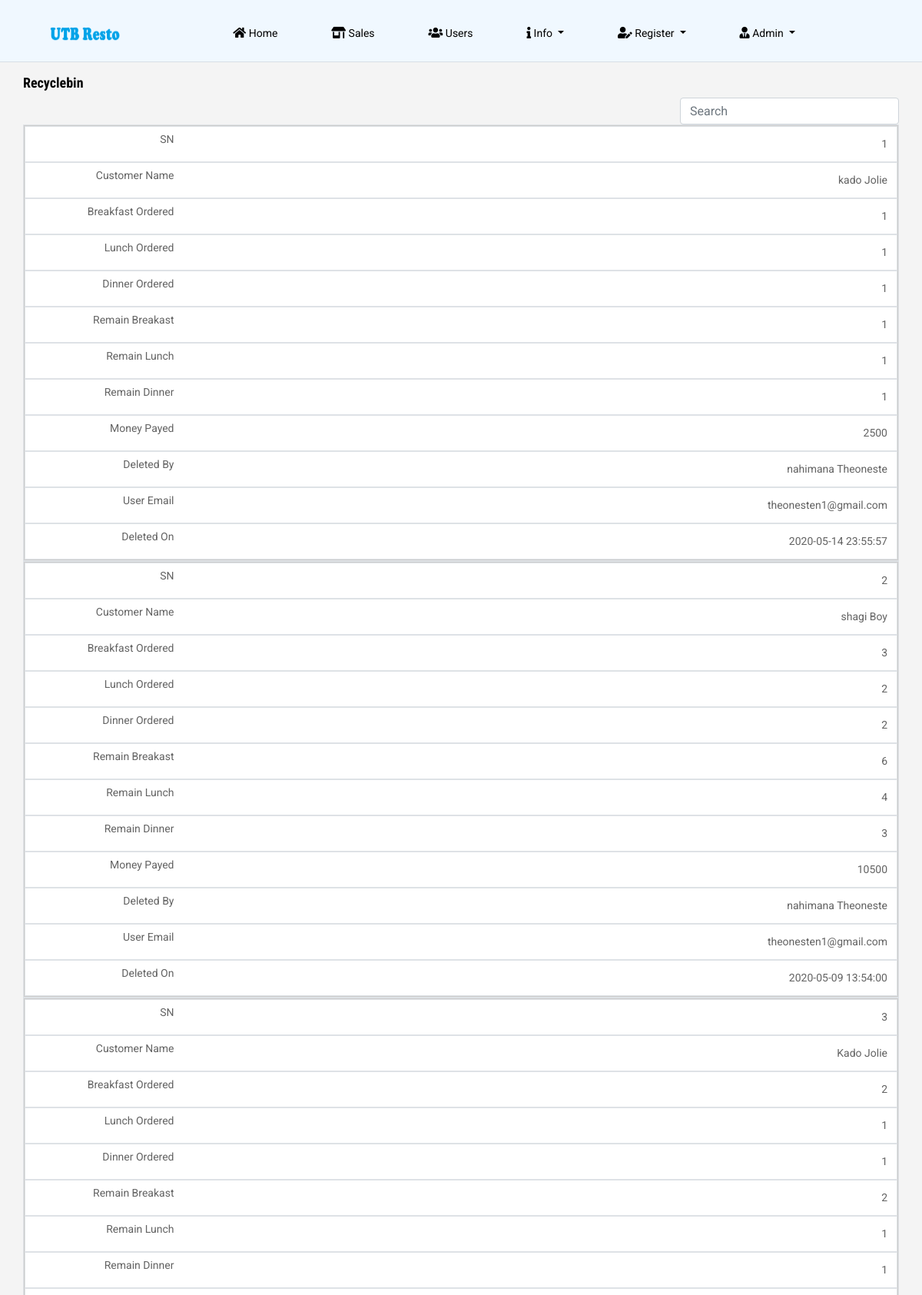
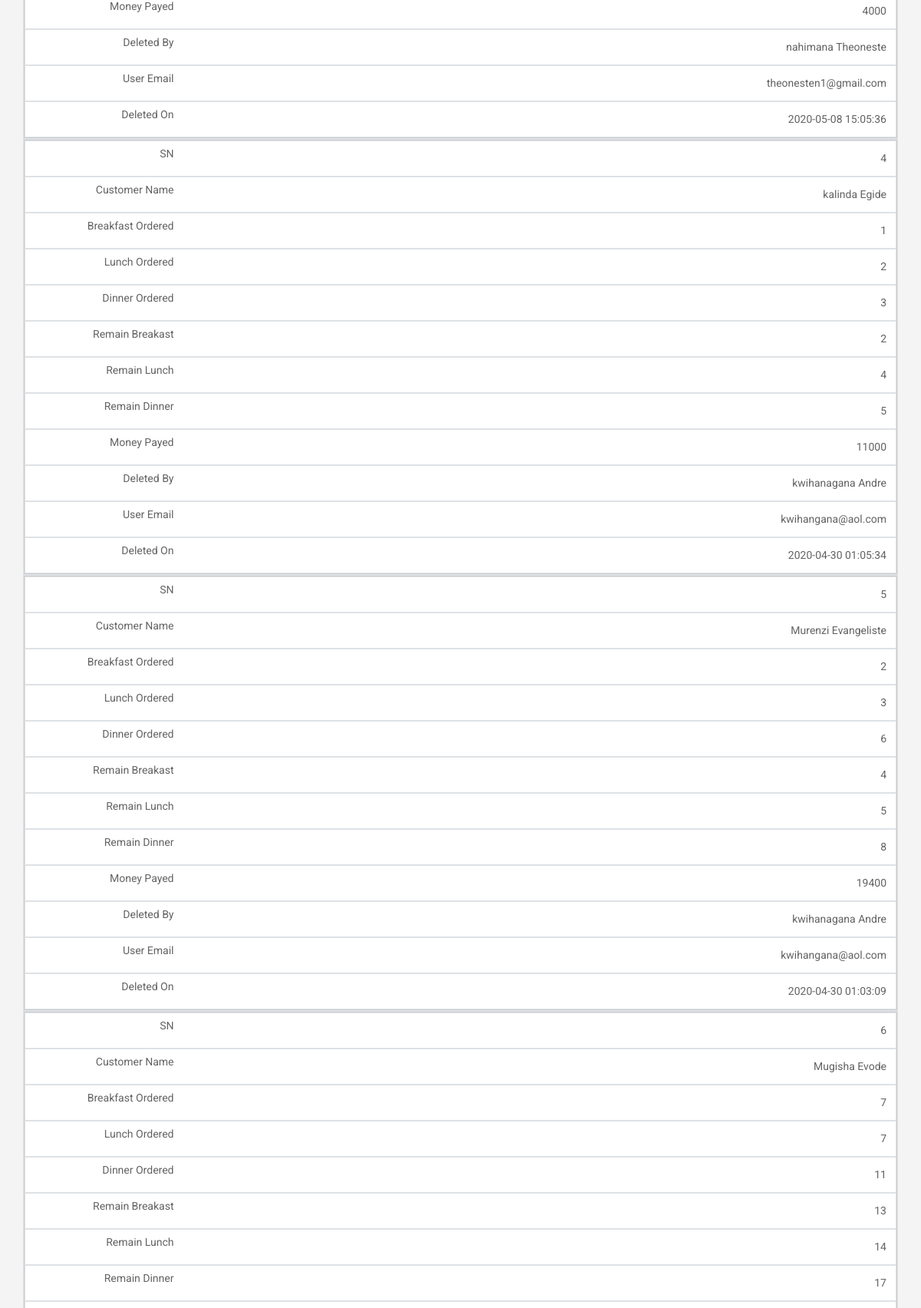
/trash.php (signed in, upper part), run on the app's committed database (2 pictures, top to bottom).
### tables this page shows
CREATE TABLE `users` (
  `user_id` int(11) NOT NULL,
  `user_fname` varchar(20) NOT NULL,
  `user_lname` varchar(20) NOT NULL,
  `user_email` varchar(30) NOT NULL,
  `user_password` varchar(100) NOT NULL,
  `user_phone` varchar(13) NOT NULL,
  `user_gender` varchar(6) NOT NULL,
  `user_dob` date NOT NULL,
  `user_username` varchar(20) NOT NULL,
  `role_id` int(11) NOT NULL,
  `register_date` timestamp NOT NULL DEFAULT CURRENT_TIMESTAMP ON UPDATE CURRENT_TIMESTAMP
);

CREATE TABLE `recyclebin` (
  `recyclebin_id` int(11) NOT NULL,
  `customer_name` varchar(50) NOT NULL,
  `payed_breakfast` int(11) NOT NULL,
  `payed_dinner` int(11) NOT NULL,
  `payed_lunch` int(11) NOT NULL,
  `remain_breakfast` int(11) NOT NULL,
  `remain_dinner` int(11) NOT NULL,
  `remain_lunch` int(11) NOT NULL,
  `money_payed` int(11) NOT NULL,
  `customer_id` int(11) NOT NULL,
  `user_id` int(11) NOT NULL,
  `register_date` timestamp NOT NULL DEFAULT CURRENT_TIMESTAMP ON UPDATE CURRENT_TIMESTAMP
);

### trash.php (the view, shortened to what this page needs)
<!doctype html>
<html lang="en">
<?php
include('config.php');
$session = $_SESSION['name'];
$sel_admin = mysqli_query($con, "select user_type,status from admin where admin_name = '$session'");
while($row = mysqli_fetch_array($sel_admin)){
   $user_type = $row['user_type'];
    $status = $row['status'];
}
if(!$_SESSION['name']){
header("location: index.php");
}
else if($user_type != 'admin'){
header("location: no-access.php");
}
else if( $status != 'Active'){
    header("location: access-revoked.php");
}
else{
?>
<head>
    <link rel="stylesheet" href="css/bootstrap.min.css">
    <link rel="stylesheet" href="css/animate.css">
    <link rel="stylesheet" href="css/owl.carousel.min.css">
    <link rel="stylesheet" href="css/all.css">
    <link rel="stylesheet" href="css/flaticon.css">
    <link rel="stylesheet" href="css/themify-icons.css">
    <link rel="stylesheet" href="css/magnific-popup.css">
    <link rel="stylesheet" href="css/slick.css">
    <link rel="stylesheet" href="css/style.css">
    <link rel="stylesheet" href="./charts/css/recyclebin.css">
    <link rel="stylesheet" href="./charts/css/form.css">
  <link href="https://maxcdn.bootstrapcdn.com/font-awesome/latest/css/font-awesome.min.css" rel="stylesheet">
</head>
<body>
<div id="container">
    <div class="head-color">
   <header class="main_menu home_menu">
        <div class="container-fluid">
            <div class="row align-items-center justify-content-center">
                <div class="col-lg-11">
                    <nav class="navbar navbar-expand-lg navbar-light">
                        <a class="navbar-brand" href="home.php"> <img src="img/logo3.png" width="92px" height="21px" alt="logo"> </a>
                        <div class="collapse navbar-collapse main-menu-item" id="navbarSupportedContent">
                            <ul class="navbar-nav">
                                <li class="nav-item">
                                    <a class="nav-link" href="home.php">
                                    <i class="fas fa-home"></i> Home</a>
                                </li>
                                <li class="nav-item">
                                    <a class="nav-link" href="payment.php"><i class="fas fa-store-alt"></i> Sales</a>
                                </li>
                                <li class="nav-item">
                                    <a class="nav-link" href="users.php"><i class="fas fa-users"></i> Users</a>
                                </li>
                                <li class="nav-item dropdown">
                                    <a class="nav-link dropdown-toggle" href="" id="navbarDropdown_2"
                                        role="button" data-toggle="dropdown" aria-haspopup="true" aria-expanded="false">
                                        <i class="fas fa-info"></i> Info
                                    </a>
                                </li>
                                <li class="nav-item dropdown">
                                    <a class="nav-link dropdown-toggle" href="" id="navbarDropdown_2"
                                        role="button" data-toggle="dropdown" aria-haspopup="true" aria-expanded="false">
                                        <i class="fas fa-user-edit"></i> Register
                                    </a>
                                </li>
                                <li class="nav-item dropdown">
                                    <a class="nav-link dropdown-toggle" href="" id="navbarDropdown_2"
                                        role="button" data-toggle="dropdown" aria-haspopup="true" aria-expanded="false">
                                        <i class="fas fa-user-tie"></i> <?php echo $_SESSION['name']; ?>
                                    </a>
                                </li>
                            </ul>
                        </div>
                    </nav>
                </div>
            </div>
        </div>
    </header>
    <hr>
   </div>
<div id="page" class="clearfix">
<div class="container col-sm-10 col-md-10 col-lg-10">
<h4><strong>Recyclebin</strong></h4>
        <div class="row">
        <div class="col-lg-12">
     <div class="form-group">
           <form>
           <input type="text" class="form-control pull-right" style="width:25%; height: 35px;" id="search" placeholder="Search">
          </form>
     </div>
 <table class="table-bordered table pull-right" id="mytable" cellspacing="0" style="width: 100%;">
  <?php
        if (isset($_GET['pageno'])) {
            $pageno = $_GET['pageno'];
        } else {
            $pageno = 1;
        }
        $no_of_records_per_page = 50;
        $offset = ($pageno-1) * $no_of_records_per_page;
        $total_pages_sql = "SELECT COUNT(*) FROM recyclebin";
        $result = mysqli_query($con,$total_pages_sql);
        $total_rows = mysqli_fetch_array($result)[0];
        $total_pages = ceil($total_rows / $no_of_records_per_page);
        $sql = "SELECT * FROM recyclebin order by register_date DESC LIMIT $offset, $no_of_records_per_page";
        $res_data = mysqli_query($con,$sql);
        if ($offset == 1) {
            $i = 1;
        } else {
            $i = $offset * $total_pages/2;
        }
        while($row = mysqli_fetch_array($res_data)){
                     $name = $row['customer_name'];
                     $lunch = $row['payed_lunch'];
                     $breakfast = $row['payed_breakfast'];
                     $dinner = $row['payed_dinner'];
                     $remain_br = $row['remain_breakfast'];
                     $remain_lun = $row['remain_lunch'];
                     $remain_din = $row['remain_dinner'];
                     $money = $row['money_payed'];
                     $user_id = $row['user_id'];
                     $date = $row['register_date'];
            $sel_user = mysqli_query($con, "select * from users where user_id = '$user_id'");
            while($row = mysqli_fetch_array($sel_user)){
                    $fname = $row['user_fname'];
                    $lname = $row['user_lname'];
                    $user_mail = $row['user_email'];
                    $fin_name = $fname . " " . $lname;
                    $i++;
    ?>
  <tbody>
  <tr style="text-align: right;">
                 <td><?php echo $i; ?></td>
                <td style="text-transform: capitalize;"><?php echo $name; ?></td>
                <td><?php echo $breakfast; ?></td>
                <td><?php echo $lunch; ?></td>
                <td><?php echo $dinner; ?></td>
                <td><?php echo $remain_br; ?></td>
                <td><?php echo $remain_lun; ?></td>
                <td><?php echo $remain_din; ?></td>
                <td><?php echo $money; ?></td>
                <td style="text-transform: capitalize;"><?php echo $fin_name; ?></td>
                <td class="lower"><?php echo $user_mail; ?></td>
                <td><?php echo $date; ?></td>
            </tr>
  </tbody>
  <?php } } ?>
</table>
</div>
    </div>
</div>
<br>
</div>
</body>
</html>
<?php include('auto_logout.php'); } ?>

### css/all.css (style rules this page uses)
.fa, .fas, .far, .fal, .fab { -moz-osx-font-smoothing: grayscale; -webkit-font-smoothing: antialiased; display: inline-block; font-style: normal; font-variant: normal; text-rendering: auto; line-height: 1; }
.fa-home:before { content: "\f015"; }
.fa-info:before { content: "\f129"; }
.fa-store-alt:before { content: "\f54f"; }
.fa-user-edit:before { content: "\f4ff"; }
.fa-user-tie:before { content: "\f508"; }
.fa-users:before { content: "\f0c0"; }
.fa, .fas { font-family: 'Font Awesome 5 Free'; font-weight: 900; }

### charts/css/recyclebin.css (style rules this page uses)
@media only screen and (max-width: 760px),
(min-device-width: 768px) and (max-device-width: 1024px) { table, thead, tbody, th, td, tr { display: block; } }
@media only screen and (max-width: 760px),
(min-device-width: 768px) and (max-device-width: 1024px) { tr { border: 1px solid #ccc; } }
@media only screen and (max-width: 760px),
(min-device-width: 768px) and (max-device-width: 1024px) { td { border: none; border-bottom: 1px solid #eee; position: relative; padding-left: 50%; color: black; } }
@media only screen and (max-width: 760px),
(min-device-width: 768px) and (max-device-width: 1024px) { td:before { position: absolute; top: 6px; left: 10px; width: 25%; padding-right: 100px; white-space: nowrap; } }
@media only screen and (max-width: 760px),
(min-device-width: 768px) and (max-device-width: 1024px) { td:nth-of-type(1):before { content: "SN"; } }
@media only screen and (max-width: 760px),
(min-device-width: 768px) and (max-device-width: 1024px) { td:nth-of-type(2):before { content: "Customer Name"; } }
@media only screen and (max-width: 760px),
(min-device-width: 768px) and (max-device-width: 1024px) { td:nth-of-type(3):before { content: "Breakfast Ordered"; } }
@media only screen and (max-width: 760px),
(min-device-width: 768px) and (max-device-width: 1024px) { td:nth-of-type(4):before { content: "Lunch Ordered"; } }
@media only screen and (max-width: 760px),
(min-device-width: 768px) and (max-device-width: 1024px) { td:nth-of-type(5):before { content: "Dinner Ordered"; } }
@media only screen and (max-width: 760px),
(min-device-width: 768px) and (max-device-width: 1024px) { td:nth-of-type(6):before { content: "Remain Breakast"; } }
@media only screen and (max-width: 760px),
(min-device-width: 768px) and (max-device-width: 1024px) { td:nth-of-type(7):before { content: "Remain Lunch"; } }
@media only screen and (max-width: 760px),
(min-device-width: 768px) and (max-device-width: 1024px) { td:nth-of-type(8):before { content: "Remain Dinner"; } }
@media only screen and (max-width: 760px),
(min-device-width: 768px) and (max-device-width: 1024px) { td:nth-of-type(9):before { content: "Money Payed"; } }
@media only screen and (max-width: 760px),
(min-device-width: 768px) and (max-device-width: 1024px) { td:nth-of-type(10):before { content: "Deleted By"; } }
@media only screen and (max-width: 760px),
(min-device-width: 768px) and (max-device-width: 1024px) { td:nth-of-type(11):before { content: "User Email"; } }
@media only screen and (max-width: 760px),
(min-device-width: 768px) and (max-device-width: 1024px) { td:nth-of-type(12):before { content: "Deleted On"; } }

### charts/css/form.css (style rules this page uses)
input { flex-grow:2; border:none; }

### trash.php (style rules this page uses)
td, th { padding: 10px; }
td { color: #636363; border: 1px solid #dddfe1; }
tr { background-color: #f9fafb; }
tr:nth-child(odd) { background-color: #ffffff; }
.head-color { background-color: aliceblue; }
header { height: 8vh; }
hr { color: rgb(13, 99, 175); }
html,body { margin: 0; padding:0; height: 100%; }
#container { min-height:100%; height: auto !important; height: 100%; position: relative; }
#page { margin: 0 auto; padding-bottom: 100px; }

### data on the page
recyclebin: customer_name "Kado Jolie", payed_breakfast "1", payed_lunch "1", payed_dinner "1", remain_breakfast "1", remain_lunch "1", remain_dinner "1", money_payed "2500", register_date "2020-05-14 23:55:57"
users: fin_name "Nahimana Theoneste", user_email "theonesten1@gmail.com"
recyclebin: customer_name "Shagi Boy", payed_breakfast "3", payed_lunch "2", payed_dinner "2", remain_breakfast "6", remain_lunch "4", remain_dinner "3", money_payed "10500", register_date "2020-05-09 13:54:00"
recyclebin: customer_name "Kado Jolie", payed_breakfast "2", payed_lunch "1", payed_dinner "1", remain_breakfast "2", remain_lunch "1", remain_dinner "1", money_payed "4000", register_date "2020-05-08 15:05:36"
recyclebin: customer_name "Kalinda Egide", payed_breakfast "1", payed_lunch "2", payed_dinner "3", remain_breakfast "2", remain_lunch "4", remain_dinner "5", money_payed "11000", register_date "2020-04-30 01:05:34"
users: fin_name "Kwihanagana Andre", user_email "kwihangana@aol.com"
recyclebin: customer_name "Murenzi Evangeliste", payed_breakfast "2", payed_lunch "3", payed_dinner "6", remain_breakfast "4", remain_lunch "5", remain_dinner "8", money_payed "19400", register_date "2020-04-30 01:03:09"
recyclebin: customer_name "Mugisha Evode", payed_breakfast "7", payed_lunch "7", payed_dinner "11", remain_breakfast "13", remain_lunch "14", remain_dinner "17"

### other printed values
$_SESSION['name'] "Admin"
